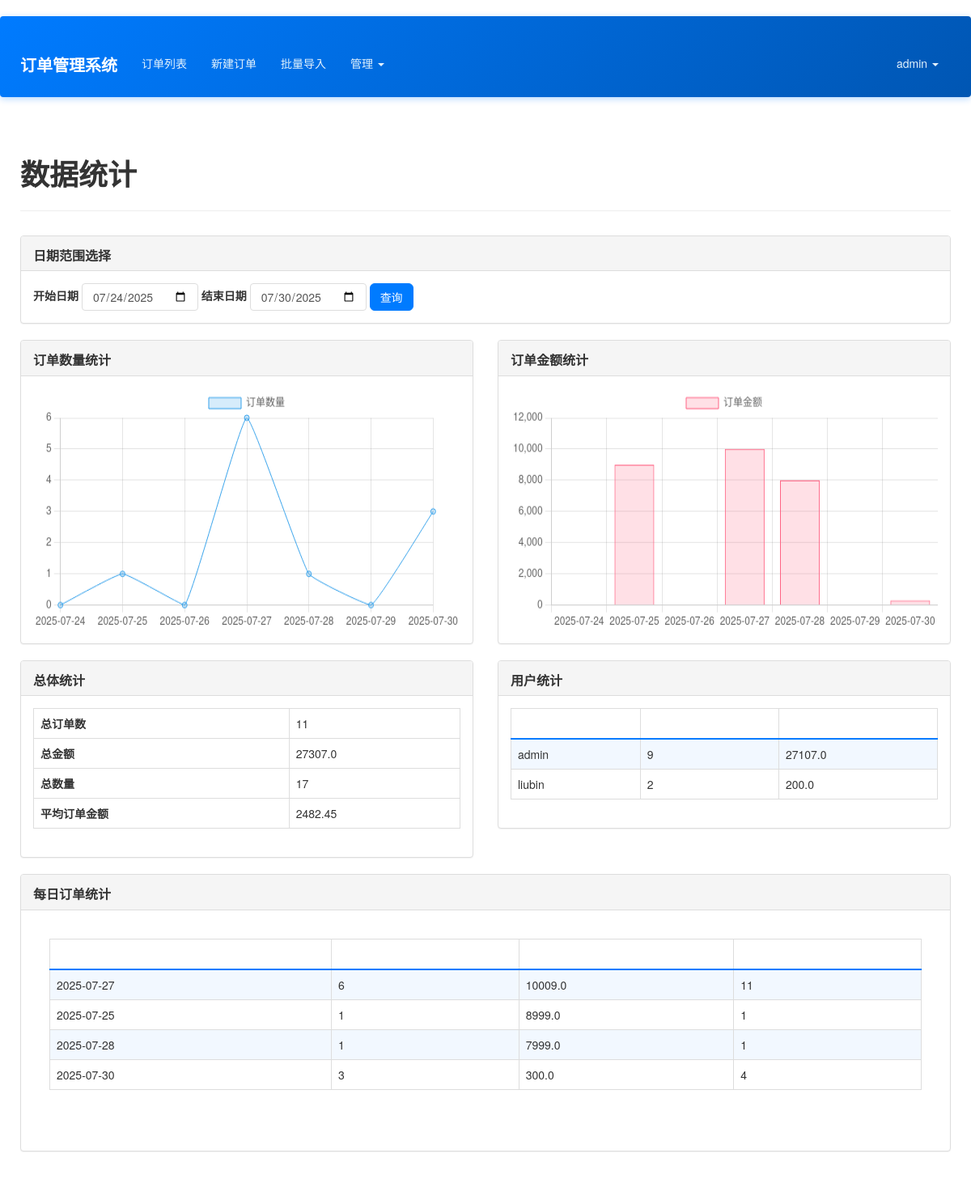
The page /admin/statistics (signed in) on the database its author committed.
### app/models.py (models this page shows, shortened)
class User(UserMixin, db.Model):
    __tablename__ = 'users'
    id = db.Column(db.Integer, primary_key=True)
    email = db.Column(db.String(64), unique=True, index=True)
    username = db.Column(db.String(64), unique=True, index=True)
    role_id = db.Column(db.Integer, db.ForeignKey('roles.id'))
    password_hash = db.Column(db.String(128))
    orders = db.relationship('Order', backref='creator', lazy='dynamic')
    @property
    def password(self):
        raise AttributeError('password is not a readable attribute')
    def can(self, perm):
        return self.role is not None and self.role.has_permission(perm)

### app/admin/views.py (the view)
@admin.route('/statistics', methods=['GET', 'POST'])
@permission_required(Permission.VIEW_ALL)
def statistics():
    form = DateRangeForm()
    end_date = datetime.now().date()
    start_date = end_date - timedelta(days=6)
    if form.validate_on_submit():
        start_date = form.start_date.data
        end_date = form.end_date.data
    else:
        form.start_date.data = start_date
        form.end_date.data = end_date
    orders = Order.query.filter(
        func.date(Order.completion_time) >= start_date,
        func.date(Order.completion_time) <= end_date
    ).all()
    daily_stats = {}
    for order in orders:
        date_str = order.completion_time.strftime('%Y-%m-%d')
        if date_str not in daily_stats:
            daily_stats[date_str] = {
                'count': 0,
                'total_amount': 0,
                'total_quantity': 0
            }
        daily_stats[date_str]['count'] += 1
        daily_stats[date_str]['total_amount'] += (order.amount or 0)
        daily_stats[date_str]['total_quantity'] += order.quantity
    total_stats = {
        'total_orders': len(orders),
        'total_amount': sum((order.amount or 0) for order in orders),
        'total_quantity': sum(order.quantity for order in orders),
        'avg_amount': sum((order.amount or 0) for order in orders) / len(orders) if orders else 0
    }
    user_stats = {}
    for order in orders:
        user_id = order.user_id
        username = order.creator.username if order.creator else f"用户ID: {user_id}"
        if username not in user_stats:
            user_stats[username] = {
                'count': 0,
                'total_amount': 0
            }
        user_stats[username]['count'] += 1
        user_stats[username]['total_amount'] += (order.amount or 0)
    dates = []
    counts = []
    amounts = []
    current_date = start_date
    while current_date <= end_date:
        date_str = current_date.strftime('%Y-%m-%d')
        dates.append(date_str)
        if date_str in daily_stats:
            counts.append(daily_stats[date_str]['count'])
            amounts.append(daily_stats[date_str]['total_amount'])
        else:
            counts.append(0)
            amounts.append(0)
        current_date += timedelta(days=1)
    chart_data = {
        'dates': dates,
        'counts': counts,
        'amounts': amounts
    }
    return render_template('admin/statistics.html',
                           form=form,
                           daily_stats=daily_stats,
                           total_stats=total_stats,
                           user_stats=user_stats,
                           chart_data=json.dumps(chart_data))

### app/forms.py (shortened to what this page needs)
class DateRangeForm(FlaskForm):
    start_date = DateField('开始日期', validators=[DataRequired()], format='%Y-%m-%d')
    end_date = DateField('结束日期', validators=[DataRequired()], format='%Y-%m-%d')
    submit = SubmitField('查询')

### app/admin/views.py (called while the page is built)
@admin.before_request
@login_required
def before_request():
    if not current_user.can(Permission.MANAGE_FIELDS) and not current_user.can(Permission.ADMIN):
        abort(403)

### app/context_processors.py (called while the page is built)
def inject_permissions():
    return dict(Permission=Permission)

### app/models.py (called while the page is built)
@login_manager.user_loader
def load_user(user_id):
    return User.query.get(int(user_id))

    def has_permission(self, perm):
        return self.permissions & perm == perm

### app/templates/admin/statistics.html (shortened to what this page needs)
{% extends "base.html" %}
{% import "bootstrap/wtf.html" as wtf %}
{% block head %}
{{ super() }}
{% endblock %}
{% block page_content %}
<div class="page-header">
    <h1>数据统计</h1>
</div>
<div class="row">
    <div class="col-md-12">
        <div class="panel panel-default">
            <div class="panel-heading">
                <h3 class="panel-title">日期范围选择</h3>
            </div>
            <div class="panel-body">
                <form method="post" class="form-inline">
                    <div class="form-group">
                        {{ form.start_date.label }} {{ form.start_date(class="form-control") }}
                    </div>
                    <div class="form-group">
                        {{ form.end_date.label }} {{ form.end_date(class="form-control") }}
                    </div>
                    {{ form.submit(class="btn btn-primary") }}
                </form>
            </div>
        </div>
    </div>
</div>
<div class="row">
    <div class="col-md-6">
        <div class="panel panel-default">
            <div class="panel-heading">
                <h3 class="panel-title">订单数量统计</h3>
            </div>
            <div class="panel-body">
                <canvas id="orderCountChart"></canvas>
            </div>
        </div>
    </div>
    <div class="col-md-6">
        <div class="panel panel-default">
            <div class="panel-heading">
                <h3 class="panel-title">订单金额统计</h3>
            </div>
            <div class="panel-body">
                <canvas id="orderAmountChart"></canvas>
            </div>
        </div>
    </div>
</div>
<div class="row">
    <div class="col-md-6">
        <div class="panel panel-default">
            <div class="panel-heading">
                <h3 class="panel-title">总体统计</h3>
            </div>
            <div class="panel-body">
                <table class="table table-bordered">
                    <tbody>
                        <tr>
                            <th>总订单数</th>
                            <td>{{ total_stats.total_orders }}</td>
                        </tr>
                        <tr>
                            <th>总金额</th>
                            <td>{{ total_stats.total_amount }}</td>
                        </tr>
                        <tr>
                            <th>总数量</th>
                            <td>{{ total_stats.total_quantity }}</td>
                        </tr>
                        <tr>
                            <th>平均订单金额</th>
                            <td>{{ "%.2f"|format(total_stats.avg_amount) }}</td>
                        </tr>
                    </tbody>
                </table>
            </div>
        </div>
    </div>
    <div class="col-md-6">
        <div class="panel panel-default">
            <div class="panel-heading">
                <h3 class="panel-title">用户统计</h3>
            </div>
            <div class="panel-body">
                <table class="table table-bordered table-striped">
                    <thead>
                        <tr>
                            <th>用户</th>
                            <th>订单数</th>
                            <th>总金额</th>
                        </tr>
                    </thead>
                    <tbody>
                        {% for username, stats in user_stats.items() %}
                        <tr>
                            <td>{{ username }}</td>
                            <td>{{ stats.count }}</td>
                            <td>{{ stats.total_amount }}</td>
                        </tr>
                        {% else %}
                        <tr>
                            <td colspan="3" class="text-center">暂无数据</td>
                        </tr>
                        {% endfor %}
                    </tbody>
                </table>
            </div>
        </div>
    </div>
</div>
<div class="row">
    <div class="col-md-12">
        <div class="panel panel-default">
            <div class="panel-heading">
                <h3 class="panel-title">每日订单统计</h3>
            </div>
            <div class="panel-body">
                <div class="table-responsive">
                    <table class="table table-bordered table-striped">
                        <thead>
                            <tr>
                                <th>日期</th>
                                <th>订单数</th>
                                <th>总金额</th>
                                <th>总数量</th>
                            </tr>
                        </thead>
                        <tbody>
                            {% for date, stats in daily_stats.items() %}
                            <tr>
                                <td>{{ date }}</td>
                                <td>{{ stats.count }}</td>
                                <td>{{ stats.total_amount }}</td>
                                <td>{{ stats.total_quantity }}</td>
                            </tr>
                            {% else %}
                            <tr>
                                <td colspan="4" class="text-center">暂无数据</td>
                            </tr>
                            {% endfor %}
                        </tbody>
                    </table>
                </div>
            </div>
        </div>
    </div>
</div>
{% endblock %}
{% block scripts %}
<script>
    $(document).ready(function() {
        var chartData = {{ chart_data|safe }};
        // 订单数量图表
        var countCtx = document.getElementById('orderCountChart').getContext('2d');
        var countChart = new Chart(countCtx, {
            type: 'line',
            data: {
                labels: chartData.dates,
                datasets: [{
                    label: '订单数量',
                    data: chartData.counts,
                    backgroundColor: 'rgba(54, 162, 235, 0.2)',
                    borderColor: 'rgba(54, 162, 235, 1)',
                    borderWidth: 1,
                    tension: 0.1
                }]
            },
            options: {
                responsive: true,
                scales: {
                    y: {
                        beginAtZero: true,
                        ticks: {
                            precision: 0
                        }
                    }
                }
            }
        });
        // 订单金额图表
        var amountCtx = document.getElementById('orderAmountChart').getContext('2d');
        var amountChart = new Chart(amountCtx, {
            type: 'bar',
            data: {
                labels: chartData.dates,
                datasets: [{
                    label: '订单金额',
                    data: chartData.amounts,
                    backgroundColor: 'rgba(255, 99, 132, 0.2)',
                    borderColor: 'rgba(255, 99, 132, 1)',
                    borderWidth: 1
                }]
            },
            options: {
                responsive: true,
                scales: {
                    y: {
                        beginAtZero: true
                    }
                }
            }
        });
    });
</script>
{% endblock %}

### app/templates/base.html (shortened to what this page needs)
{% extends "bootstrap/base.html" %}
{% block head %}
{{ super() }}
<link rel="stylesheet" type="text/css" href="{{ url_for('static', filename='styles.css') }}">
{% endblock %}
{% block navbar %}
<div class="navbar navbar-inverse" role="navigation">
    <div class="container">
        <div class="navbar-header">
            <a class="navbar-brand" href="{{ url_for('main.index') }}">订单管理系统</a>
        </div>
        <div class="navbar-collapse collapse">
            <ul class="nav navbar-nav">
                {% if current_user.is_authenticated %}
                <li><a href="{{ url_for('main.order_list') }}">订单列表</a></li>
                <li><a href="{{ url_for('main.new_order') }}">新建订单</a></li>
                <li><a href="{{ url_for('main.import_orders') }}">批量导入</a></li>
                {% if current_user.can(Permission.MANAGE_FIELDS) %}
                <li class="dropdown">
                    <a href="#" class="dropdown-toggle" data-toggle="dropdown">管理 <b class="caret"></b></a>
                </li>
                {% endif %}
                {% endif %}
            </ul>
            <ul class="nav navbar-nav navbar-right">
                {% if current_user.is_authenticated %}
                <li class="dropdown">
                    <a href="#" class="dropdown-toggle" data-toggle="dropdown">{{ current_user.username }} <b class="caret"></b></a>
                </li>
                {% else %}
                <li><a href="{{ url_for('auth.login') }}">登录</a></li>
                <li><a href="{{ url_for('auth.register') }}">注册</a></li>
                {% endif %}
            </ul>
        </div>
    </div>
</div>
{% endblock %}
{% block content %}
<div class="container">
    {% block page_content %}{% endblock %}
</div>
{% endblock %}

### app/static/styles.css (style rules this page uses)
body { font-family: 'Microsoft YaHei', 'Helvetica Neue', Helvetica, Arial, sans-serif; padding-top: 20px; padding-bottom: 20px; background-color: #ffffff; color: #333; min-height: 100vh; }
.container { position: relative; z-index: 1; background-color: transparent; padding: 15px 10px; margin-top: 20px; }
.container:not(.navbar .container) { z-index: 1; }
.table-responsive { background-color: #fff; border: 1px solid #ddd; border-radius: 4px; padding: 20px; margin-bottom: 20px; }
.form-group { position: relative; z-index: 1; }
.navbar { background-color: #337ab7; border-color: #2e6da4; margin-bottom: 20px; }
.navbar-inverse { background: linear-gradient(135deg, #007bff 0%, #0056b3 100%); border: none; box-shadow: 0 2px 8px rgba(0, 123, 255, 0.3); position: relative; z-index: 1030; }
.navbar-inverse .navbar-brand { color: #fff; font-weight: bold; font-size: 20px; }
.navbar-inverse .navbar-nav > li > a { color: #e3f2fd; transition: all 0.3s ease; margin: 5px 3px; padding: 8px 12px; border-radius: 4px; }
.navbar-inverse .navbar-nav > .dropdown > a .caret { border-top-color: #e3f2fd; border-bottom-color: #e3f2fd; }
.navbar-collapse { overflow: visible !important; }
.navbar-nav { overflow: visible !important; }
.navbar .dropdown { position: static; }
@media (min-width: 768px) { .navbar .dropdown { position: relative; } }
body { overflow-x: hidden; }
.navbar { overflow: visible; }
.page-header { border-bottom: 1px solid #eee; margin-bottom: 30px; padding-bottom: 15px; }
.page-header h1 { font-weight: 600; color: #333; }
.form-group { margin-bottom: 20px; }
.form-control { border-radius: 4px; border: 1px solid #ddd; box-shadow: none; transition: border-color 0.3s ease, box-shadow 0.3s ease; }
.btn-primary { background-color: #007bff; border-color: #007bff; transition: background-color 0.3s ease; }
.table-responsive { border: none; }
.table-striped > tbody > tr:nth-of-type(odd) { background-color: rgba(0, 123, 255, 0.05); }
.table > thead > tr > th { border-bottom: 2px solid #007bff; color: #495057; font-weight: 600; }
.panel { background-color: #fff; border: 1px solid #ddd; border-radius: 4px; box-shadow: 0 1px 1px rgba(0,0,0,.05); margin-bottom: 20px; }
.panel-heading { background-color: #f5f5f5; border-bottom: 1px solid #ddd; border-radius: 3px 3px 0 0; padding: 10px 15px; }
.panel-title { color: #333; font-size: 16px; font-weight: bold; margin: 0; }
.panel-body { padding: 15px; }
.panel-heading { padding: 10px 15px; }
.panel-title { margin-top: 5px; }
.btn { border-radius: 6px; font-weight: 500; transition: all 0.3s ease; }
canvas { width: 100% !important; height: 300px !important; }
.table thead th { color: white !important; }

### rows shown on the page
User: username "admin", count "9", total_amount "27107.0"
User: username "liubin", count "2", total_amount "200.0"

### other values the page prints
{{ total_stats.total_orders }} "11"
{{ total_stats.total_amount }} "27307.0"
{{ total_stats.total_quantity }} "17"
{{ "%.2f"|format(total_stats.avg_amount) }} "2482.45"
{{ date }} "2025-07-27" "2025-07-25" "2025-07-28" "2025-07-30"
{{ stats.count }} "6" "1" "1" "3"
{{ stats.total_amount }} "10009.0" "8999.0" "7999.0" "300.0"
{{ stats.total_quantity }} "11" "1" "1" "4"
chart data {{ chart_data|safe }} {"dates": ["2025-07-24", "2025-07-25", "2025-07-26", "2025-07-27", "2025-07-28", "2025-07-29", "2025-07-30"], "counts": [0, 1, 0, 6, 1, 0, 3], "amounts": [0, 8999.0, 0, 10009.0, 7999.0, 0, 300.0]}
